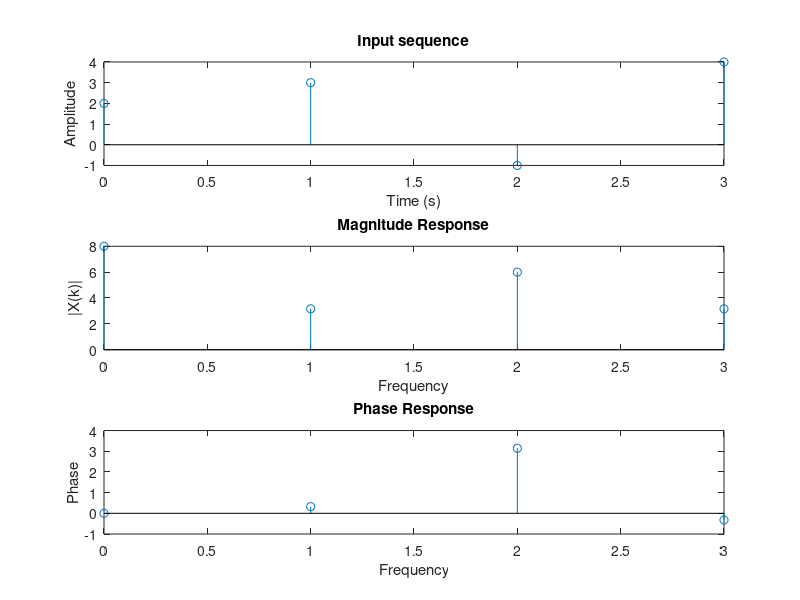

Write MATLAB code to recreate this figure. (Note: this script raises an error after producing the figure.)
% https://www.bogotobogo.com/Matlab/Matlab_Tutorial_DFT_Discrete_Fourier_Transform.php

x = [2 3 -1 4];
N = length(x);
X = zeros(4,1)
for k = 0:N-1
    for n = 0:N-1
        X(k+1) = X(k+1) + x(n+1)*exp(-j*pi/2*n*k)
    end
end

t = 0:N-1
subplot(311)
stem(t,x);
xlabel('Time (s)');
ylabel('Amplitude');
title('Time domain - Input sequence')

subplot(312)
stem(t,X)
xlabel('Frequency');
ylabel('|X(k)|');
title('Frequency domain - Magnitude response')

subplot(313)
stem(t,angle(X))
xlabel('Frequency');
ylabel('Phase');
title('Frequency domain - Phase response')

X         % to check |X(k)|
angle(X)  % to check phase


%%        


N=4;
x=[2 3 -1 4];

t=0:N-1;
subplot(311)
stem(t,x);
xlabel('Time (s)');
ylabel('Amplitude');
title('Input sequence')

subplot(312); 
stem(0:N-1,abs(fft(x)));  
xlabel('Frequency');
ylabel('|X(k)|');
title('Magnitude Response'); 

subplot(313); 
stem(0:N-1,angle(fft(x)));
xlabel('Frequency');
ylabel('Phase');
title('Phase Response'); 


% https://www.google.com/url?sa=t&rct=j&q=&esrc=s&source=web&cd=&ved=2ahUKEwjUqcD6zODxAhU4EVkFHZu7A5UQFnoECAgQAA&url=https%3A%2F%2Fpeer.asee.org%2Fmatlab-exercises-to-explain-discrete-fourier-transforms.pdf&usg=AOvVaw3NFjx6MlN6_rHC4y7x93v8
% https://www.researchgate.net/post/Can-anyone-provide-me-with-the-MATlab-code-for-DFT-not-the-built-in-function-fft
[Xk] = dft(x)
[Y] = fDFT(x)
[Z]=DFT_nik(x)


function [Xk] = dft(xn)
    xn=xn(:);
    N=length(xn);
    n = 0:1:N-1; % row vector for n
    k = 0:1:N-1; % row vecor for k
    WN = exp(-1j*2*pi/N); % Twiddle factor (w)
    nk = n'*k; % creates a N by N matrix of nk values
    WNnk = WN .^ nk; % DFT matrix
    size(xn)
    Xk = (WNnk*xn);
end


function [Y] = fDFT(x)
%The discrete Fourier transform of input data x
Lx = length(x);
NDFT = 2^nextpow2(Lx); % Next power of 2 from length of x
X =[x zeros(1,NDFT-Lx)];
Y = zeros(1,NDFT);
for k = 0:NDFT-1
Y(k+1) = 0;
for n = 0:NDFT-1
Y(k+1)=Y(k+1)+(X(n+1)*exp((-1j)*2*pi*k*n/Lx));
end
end
end

% http://fweb.wallawalla.edu/class-wiki/index.php/DFT_example_using_MATLAB_-_HW11


function [X]=DFT_nik(x)
%x= input sequence
%X= dft of sequence
% Example x=[1 2 4  1 2 1 2 2 3 2 3];
%If you have any problem or feedback please contact me @
%%===============================================
% NIKESH BAJAJ
% Asst. Prof., Lovely Professional University, India
% Almameter: Aligarh Muslim University, India
% +919915522564, bajaj.nikkey@gmail.com
%%===============================================
N=length(x);
for k=1:N
    X(k)=0;
    for n=1:N
        X(k)=X(k)+x(n).*exp(-1j.*2.*pi.*(n-1).*(k-1)./N);
    end
end

f=0:N-1;
subplot(311)
stem(0:N-1,x)
title('Sequence x (in time domain)')
xlabel('time')
ylabel('Amplitude')
grid;

subplot(323)
stem(f,abs(X))
title('Magnitude of Fourier Coeffients using function')
ylabel('|X|')
grid;

subplot(325)
stem(f,angle(X))
title('Angle of Fourier Coeffients using function')
xlabel('Frquency coefficients')
ylabel('<X')
grid;

subplot(324)
stem(f,abs(fft(x)))
title('Magnitude of Fourier Coeffients using fft function')
ylabel('|X|')
grid;

subplot(326)
stem(f,angle(fft(x)))
title('Angle of Fourier Coeffients using fft function')
xlabel('Frquency coefficients')
ylabel('<X')
grid;
end

% https://github.com/Nikeshbajaj/Discrete-Fourier-Transform/blob/master/DFT_nik.m